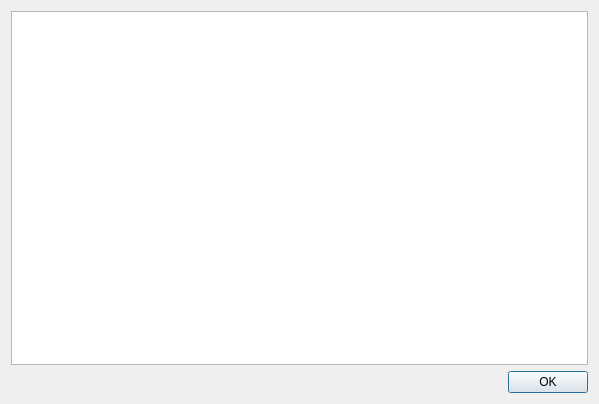
<?xml version="1.0" encoding="UTF-8"?>
<ui version="4.0">
 <class>EditaDialog</class>
 <widget class="QDialog" name="EditaDialog">
  <property name="geometry">
   <rect>
    <x>0</x>
    <y>0</y>
    <width>599</width>
    <height>404</height>
   </rect>
  </property>
  <property name="windowTitle">
   <string>Edita Usuario</string>
  </property>
  <layout class="QVBoxLayout" name="verticalLayout">
   <item>
    <widget class="QTableView" name="libros"/>
   </item>
   <item>
    <layout class="QHBoxLayout" name="horizontalLayout">
     <item>
      <spacer name="horizontalSpacer">
       <property name="orientation">
        <enum>Qt::Horizontal</enum>
       </property>
       <property name="sizeHint" stdset="0">
        <size>
         <width>40</width>
         <height>20</height>
        </size>
       </property>
      </spacer>
     </item>
     <item>
      <widget class="QPushButton" name="ok">
       <property name="text">
        <string>OK</string>
       </property>
       <property name="icon">
        <iconset resource="icons.qrc">
         <normaloff>:/accept.png</normaloff>:/accept.png</iconset>
       </property>
      </widget>
     </item>
    </layout>
   </item>
  </layout>
 </widget>
 <resources>
  <include location="icons.qrc"/>
 </resources>
 <connections/>
</ui>
